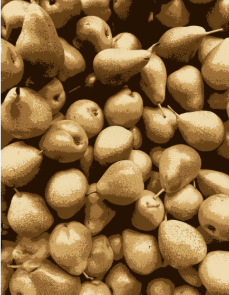
#> input picture ex1/img/segmentada.png, 229 x 295 px
$ jupyter execute qst2.ipynb
#> lines starting #> are read from the running program, lines starting #| are printed output that depends on the picture; after the words box and inside, x2 and y2 are one past the last pixel; in counts of white or black regions, pixels touching at a corner belong together
[cell 1]
import cv2
import numpy as np
import matplotlib.pyplot as plt
from skimage.morphology import skeletonize


CAMINHO_IMAGEM = '../ex1/img/segmentada.png'

try:
    img_original = cv2.imread(CAMINHO_IMAGEM, cv2.IMREAD_GRAYSCALE)
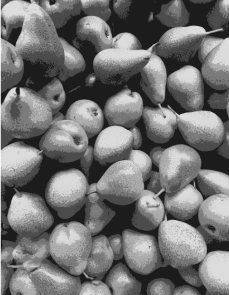
#> img_original: shape (295, 229); min 28, max 247, mean 115.2

    if img_original is None:
        raise FileNotFoundError(f"Não foi possível carregar a imagem: {CAMINHO_IMAGEM}")

    print(f"✓ Imagem carregada com sucesso: {CAMINHO_IMAGEM}")
    print(f"  Dimensões: {img_original.shape[1]}x{img_original.shape[0]} pixels")
#|   Dimensões: 229x295 pixels

    _, mask = cv2.threshold(img_original, 127, 255, cv2.THRESH_BINARY_INV)
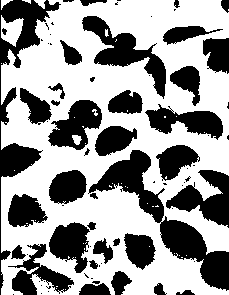
#> mask: shape (295, 229); 60.4% white; 77 black regions (41 under 20 px)

    contours, _ = cv2.findContours(mask, cv2.RETR_EXTERNAL, cv2.CHAIN_APPROX_SIMPLE)
#> contours = 15 contours, 11 with area under 20; largest, box (x1, y1, x2, y2) and area: (1, 0, 229, 295) 55634, (1, 15, 24, 47) 401, (34, 0, 46, 9) 42, (1, 0, 13, 10) 32
    contours_full, _ = cv2.findContours(mask, cv2.RETR_EXTERNAL, cv2.CHAIN_APPROX_NONE)
#> contours_full has the same summary as contours

    cnt = max(contours, key=cv2.contourArea)
#> cnt = contour of 955 points, box (x1, y1, x2, y2) (1, 0, 229, 295), area 55634
    cnt_full = max(contours_full, key=cv2.contourArea)
#> cnt_full = contour of 2035 points, box (x1, y1, x2, y2) (1, 0, 229, 295), area 55634

    h, w = mask.shape
#> h = 295; w = 229
    img_base_color = cv2.cvtColor(mask, cv2.COLOR_GRAY2BGR)
#> img_base_color: shape (295, 229, 3); 60.4% white; 77 black regions (41 under 20 px), largest, box (x1, y1, x2, y2) and area: (88, 150, 229, 291) 4308, (0, 0, 61, 295) 3259, (82, 16, 166, 99) 2135

    resultados = {}

    # TÉCNICA 1: Fecho Convexo
    hull = cv2.convexHull(cnt)
#> hull = [[221, 0], [228, 12], [228, 294], [1, 294], [1, 65], [9, 49], [48, 0]]
    img_hull = img_base_color.copy()
    cv2.drawContours(img_hull, [hull], 0, (0, 0, 255), 2)
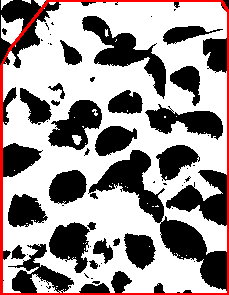
#> img_hull: shape (295, 229, 3); mean B, G, R 149.3, 149.3, 158.1
    resultados['Fecho Convexo'] = img_hull

    # TÉCNICA 2: Aproximação Poligonal
    epsilon = 0.01 * cv2.arcLength(cnt, True)
#> epsilon = 23.25
    approx = cv2.approxPolyDP(cnt, epsilon, True)
#> approx = contour of 16 points, box (x1, y1, x2, y2) (1, 0, 229, 295), area 55975
    img_approx = img_base_color.copy()
    cv2.drawContours(img_approx, [approx], 0, (0, 255, 0), 2)
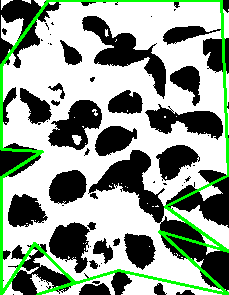
#> img_approx: shape (295, 229, 3); mean B, G, R 145.5, 160.1, 145.5
    resultados['Aprox. Poligonal'] = img_approx

    # TÉCNICA 3: Esqueleto
    mask_normalized = mask / 255.0
    skeleton = skeletonize(mask_normalized)
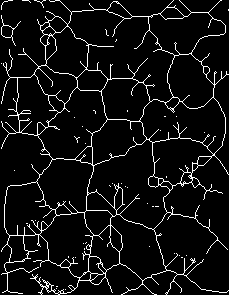
#> skeleton: shape (295, 229) bool; 6.8% white in thin lines or dots
    img_skeleton = (skeleton * 255).astype(np.uint8)
#> img_skeleton: shape (295, 229); 6.8% white in thin lines or dots
    resultados['Esqueleto'] = img_skeleton

    # TÉCNICA 4: Assinatura de Forma
    M = cv2.moments(cnt_full)
#> M = moments, m00 55633.5, centre m10/m00, m01/m00 = (114.5, 142.3)
    cx = int(M['m10']/M['m00'])
#> cx = 114
    cy = int(M['m01']/M['m00'])
#> cy = 142

    distances = []
    angles = []

    for point in cnt_full.reshape(-1, 2):
        x, y = point
        d = np.sqrt((x - cx)**2 + (y - cy)**2)
        a = np.arctan2(y - cy, x - cx)
        distances.append(d)
        angles.append(a)
#> this loop made 2035 passes
#> (x, y, d, a) on passes 1 to 3: (48, 0, 156.6, -2.01), (49, 1, 155.3, -2), (49, 2, 154.4, -2.01)
#> after the loop, angles = 2035 values, max 3.14 at index 307, min -3.13 at index 306, mean 0.463; distances = 2035 values, max 190 at index 1154, min 72.56 at index 355, mean 136.4

    sorted_indices = np.argsort(angles)
#> sorted_indices = 2035 values, max 2034 at index 286, min 0 at index 281, mean 1017
    sorted_angles = np.array(angles)[sorted_indices]
#> sorted_angles = 2035 values from -3.13 to 3.14
    sorted_distances = np.array(distances)[sorted_indices]
#> sorted_distances = 2035 values, max 190 at index 1044, min 72.56 at index 1986, mean 136.4

    fig_sig = plt.figure()
    ax_sig = fig_sig.add_subplot(111)
    ax_sig.plot(sorted_angles, sorted_distances)
    ax_sig.set_title("Assinatura de Forma (Distância vs. Ângulo)")
    ax_sig.set_xlabel("Ângulo (Radianos)")
    ax_sig.set_ylabel("Distância do Centroide")
    resultados['Assinatura'] = fig_sig

    # TÉCNICA 5: Código da Cadeia
    img_chain_contour = img_base_color.copy()
    cv2.drawContours(img_chain_contour, [cnt_full], 0, (255, 0, 255), 1)
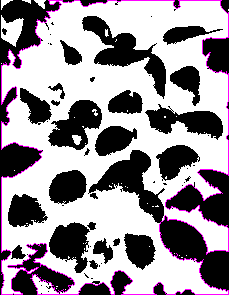
#> img_chain_contour: shape (295, 229, 3); mean B, G, R 154, 146.4, 154
    resultados['Contorno (Chain Code)'] = img_chain_contour

    plt.figure(figsize=(18, 12))

    plt.subplot(2, 3, 1)
    plt.imshow(mask, cmap='gray')
    plt.title('Máscara Original (de Q1)')
    plt.axis('off')

    plt.subplot(2, 3, 2)
    plt.imshow(cv2.cvtColor(resultados['Fecho Convexo'], cv2.COLOR_BGR2RGB))
    plt.title('1. Fecho Convexo (em Vermelho)')
    plt.axis('off')

    plt.subplot(2, 3, 3)
    plt.imshow(cv2.cvtColor(resultados['Aprox. Poligonal'], cv2.COLOR_BGR2RGB))
    plt.title('2. Aproximação Poligonal (em Verde)')
    plt.axis('off')

    plt.subplot(2, 3, 4)
    plt.imshow(resultados['Esqueleto'], cmap='gray')
    plt.title('3. Esqueleto (Skeletonization)')
    plt.axis('off')

    plt.subplot(2, 3, 5)
    plt.imshow(cv2.cvtColor(resultados['Contorno (Chain Code)'], cv2.COLOR_BGR2RGB))
    plt.title('5. Contorno p/ Código da Cadeia')
    plt.axis('off')

    ax_plot = plt.subplot(2, 3, 6)
    ax_plot.plot(sorted_angles, sorted_distances)
    ax_plot.set_title("4. Assinatura de Forma")
    ax_plot.set_xlabel("Ângulo (Radianos)")
    ax_plot.set_ylabel("Distância do Centroide")

    plt.tight_layout()
    plt.savefig('q2_resultados_grid.png', dpi=300, bbox_inches='tight')
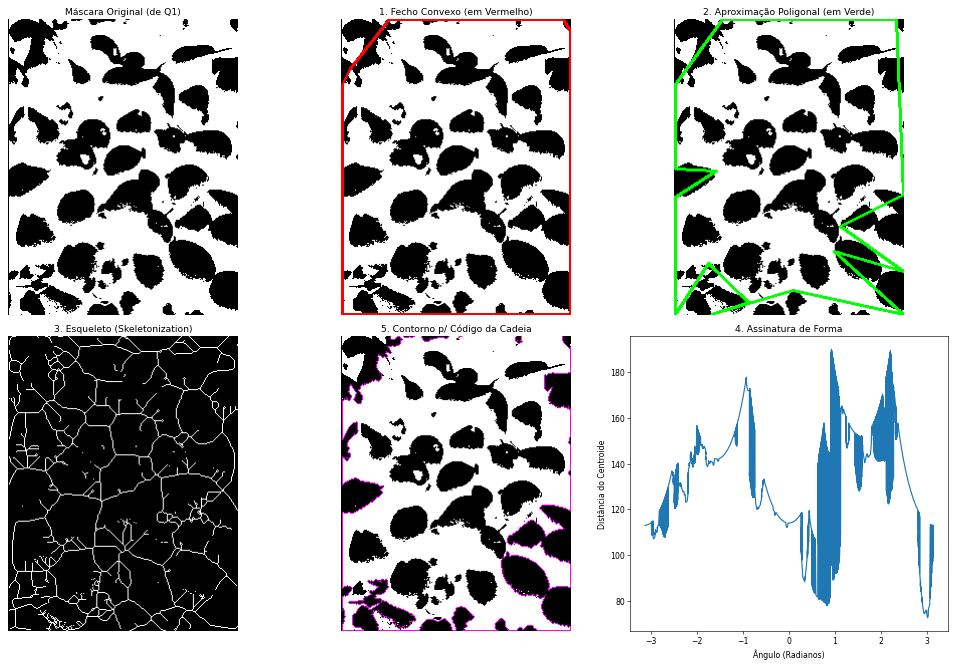
#> figure drawn by matplotlib, 6 panels
    print(f"✓ Imagem salva com sucesso: q2_resultados_grid.png")
    plt.show()
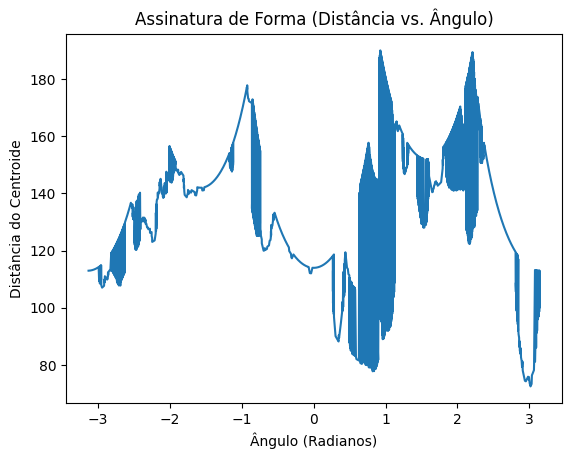
#> figure drawn by matplotlib, 1 panel

    plt.close(fig_sig)

except Exception as e:
    print(f"Ocorreu um erro: {e}")

$ run again, with ex1/img/mulher.jpg saved as ex1/img/segmentada.png
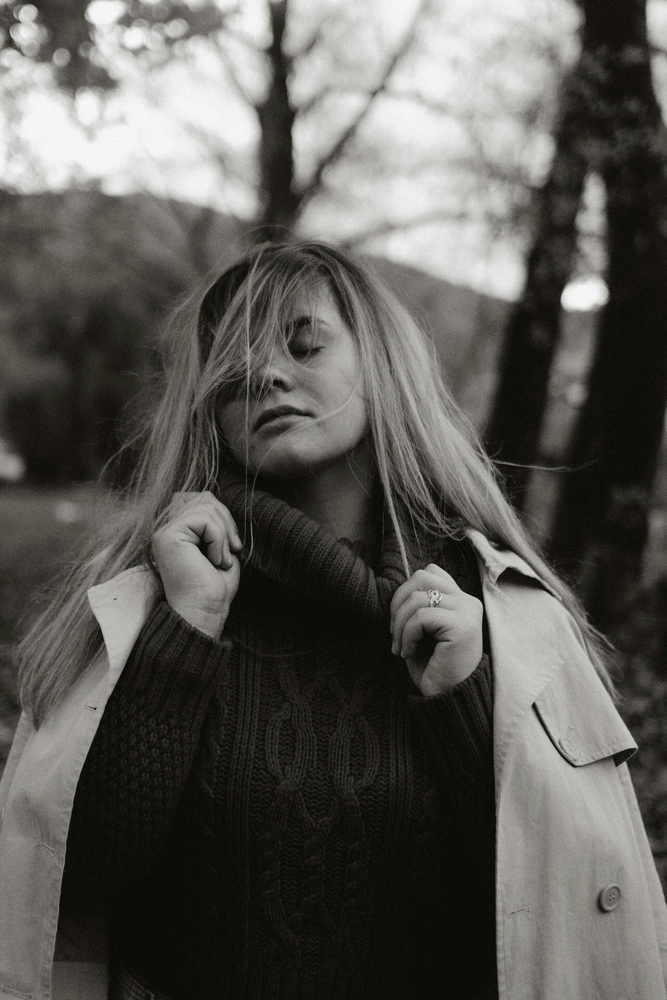
#> input picture ex1/img/mulher.jpg, 667 x 1000 px, shrunk from 1633 x 2450 before the run
#|   Dimensões: 667x1000 pixels
#> `_, mask = cv2.threshold(img_original, 127, 255, cv2.THRESH_BINARY_INV)`:
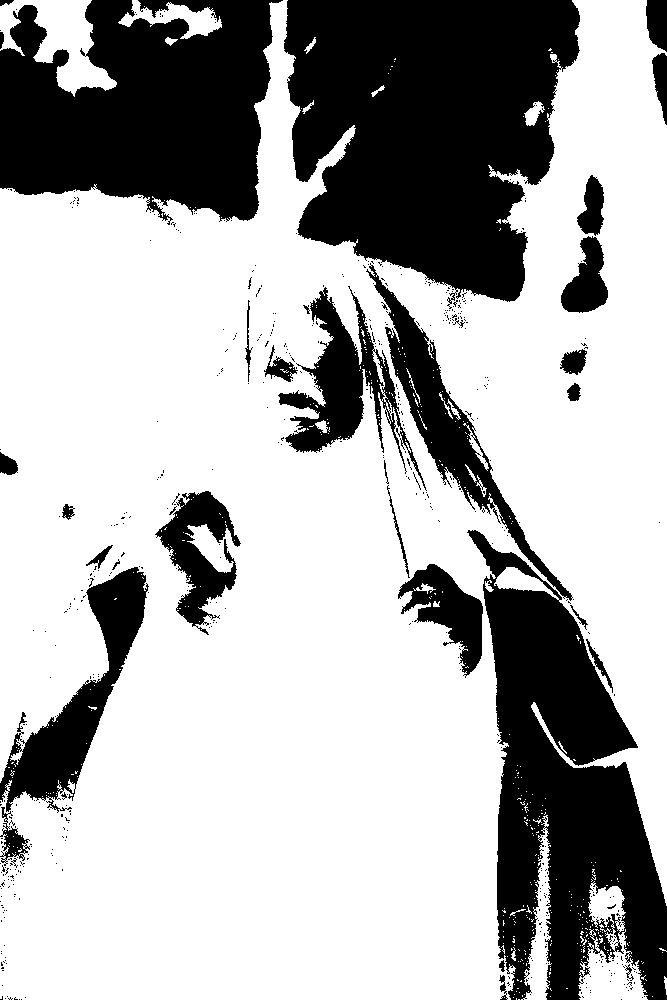
#> mask: shape (1000, 667); 68.8% white; 562 black regions (529 under 20 px)
#> contours = 278 contours, 267 with area under 20; largest, box (x1, y1, x2, y2) and area: (0, 0, 667, 1000) 476220, (0, 0, 117, 97) 4812, (578, 881, 648, 1000) 4014, (521, 815, 552, 1000) 2132, (118, 0, 222, 39) 1482
#> contours_full has the same summary as contours
#> cnt = contour of 2951 points, box (x1, y1, x2, y2) (0, 0, 667, 1000), area 476220
#> cnt_full = contour of 6599 points, box (x1, y1, x2, y2) (0, 0, 667, 1000), area 476220
#> img_base_color: shape (1000, 667, 3); 68.8% white; 562 black regions (529 under 20 px), largest, box (x1, y1, x2, y2) and area: (284, 0, 580, 309) 66638, (467, 530, 667, 1000) 47883, (0, 0, 283, 225) 46058
#> hull = contour of 10 points, box (x1, y1, x2, y2) (0, 0, 667, 1000), area 631774
#> img_hull: shape (1000, 667, 3); mean B, G, R 173.9, 173.9, 176.5
#> epsilon = 74.58
#> approx = contour of 13 points, box (x1, y1, x2, y2) (0, 0, 667, 1000), area 472712
#> img_approx: shape (1000, 667, 3); mean B, G, R 171.9, 177.1, 171.9
#> skeleton: shape (1000, 667) bool; 3.9% white in thin lines or dots
#> img_skeleton: shape (1000, 667); 3.9% white in thin lines or dots
#> M = moments, m00 476219.5, centre m10/m00, m01/m00 = (319.5, 557.1)
#> cx = 319
#> cy = 557
#> the loop `for point in cnt_full.reshape(-1, 2):` made 6599 passes
#> (x, y, d, a) on passes 1 to 3: (283, 0, 558.2, -1.64), (282, 1, 557.2, -1.64), (281, 1, 557.3, -1.64)
#> after the loop `for point in cnt_full.reshape(-1, 2):`: angles = 6599 values, max 3.14 at index 1035, min -3.14 at index 1034, mean 0.163; distances = 6599 values, max 645.9 at index 5244, min 149.1 at index 3519, mean 382
#> sorted_indices = 6599 values, max 6598 at index 1147, min 0 at index 1117, mean 3299
#> sorted_angles = 6599 values from -3.14 to 3.14
#> sorted_distances = 6599 values, max 645.9 at index 2233, min 149.1 at index 2919, mean 382
#> img_chain_contour: shape (1000, 667, 3); mean B, G, R 175.5, 173, 175.5
#> `plt.show()`:
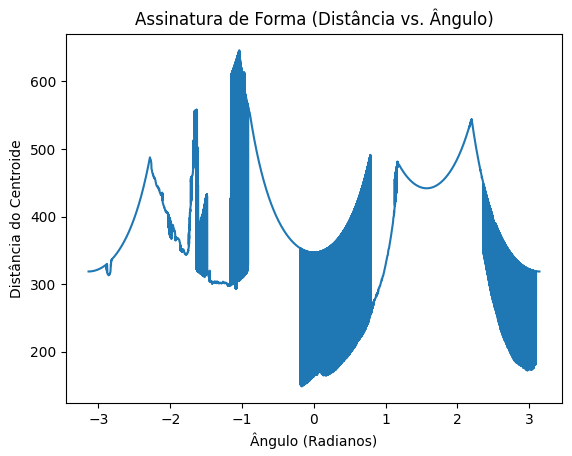
#> figure drawn by matplotlib, 1 panel
